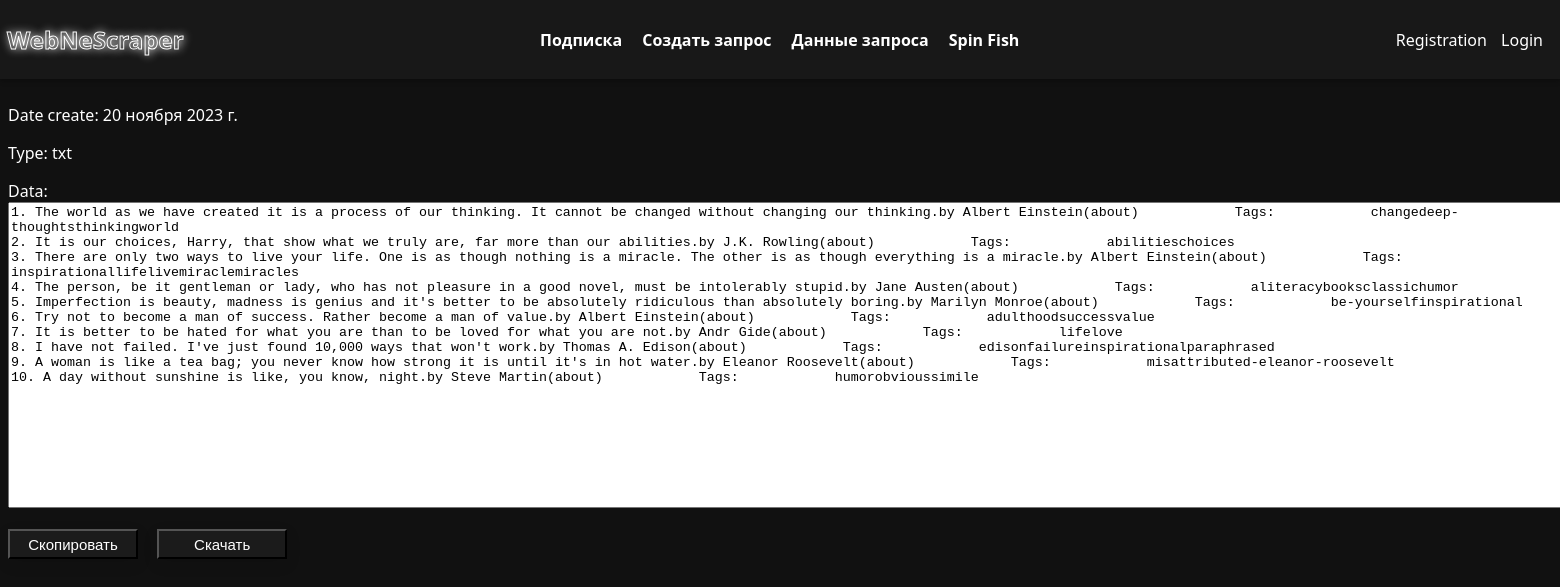
Screenshot of /auths/detail_data_req/15/ with the database file from the repository.
### apps/auths/models.py (models this page shows)
class DataPageRequest(models.Model):
    user = models.ForeignKey(to=CastomUser, verbose_name='пользователь', on_delete=models.CASCADE)
    name = models.CharField(verbose_name='название', max_length=200, null=True, blank=True)
    data = models.CharField(verbose_name="данные", max_length=1000)
    file = models.FileField(verbose_name='данные', upload_to='result_data/page_requests/', null=True, blank=True)
    content_type = models.CharField(verbose_name='тип контента', max_length=10, default='')
    date_create = models.DateField(verbose_name='дата создания', auto_now_add=True, blank=True, null=True)

### apps/auths/views.py (the view)
# urls.py: path('detail_data_req/<int:item_id>/', detail_data_requests, name='detail_data_req'),
def detail_data_requests(req: HttpRequest, item_id: int) -> HttpResponse:
    context: dict = {}
    try:
        data_req_item = DataPageRequest.objects.get(pk=item_id)
    except DataPageRequest.DoesNotExist as e:
        raise Http404(e)
    context['data_req_item'] = data_req_item
    return render(req, 'detail_data_req.html', context)

### apps/auths/templates/detail_data_req.html (shortened to what this page needs)
{% extends 'base.html' %}
{% load static %}
{% block styles %}
    <link rel="stylesheet" href="{% static 'css/base_header.css' %}?v={{ last_modified_time }}">
{% endblock %}
{% block content %}
    <form method="post" action="{% url 'save_page_data' data_req_item.id %}">
        <p>Date create: {{ data_req_item.date_create }}</p>
        <p>Type: {{ data_req_item.content_type }}</p>
        <p name="result_data">
            Data: <br>
            <textarea name="" id="rData" cols="200" rows="20">{{ data_req_item.data }}</textarea>
        </p>
        <button id="copyButton">Скопировать</button>
        <input type="submit" value="Скачать">
    </form>
{% endblock %}

### apps/auths/templates/detail_data_req.html (style rules this page uses)
body { color: #fff; background: #111; font-family: 'Segoe UI', Tahoma, Geneva, Verdana, sans-serif; }
button, input[type="submit"] { width: 130px; height: 30px; color: #fff; background: rgba(65, 65, 65, 0.2); box-shadow: 0 5px 15px rgba(0, 0, 0, 0.1); font-size: 15px; }
input[type="submit"] { margin-left: 15px; }

### apps/main/templates/base.html (style rules this page uses)
body { font-family: 'Segoe UI', Tahoma, Geneva, Verdana, sans-serif; padding-top: 80px; overscroll-behavior: none; }

### rows the page displays
DataPageRequest: date_create "20 ноября 2023 г.", content_type "txt", data "1. The world as we have created it is a process of our thinking. It cannot be changed without changing our thinking.by Albert Einstein(about) Tags: changedeep-thoughtsthinkingworld 2. It is our choices, Harry, that show what we truly are, far more than our abilities.by J.K. Rowling(about) Tags: abilitieschoices 3. There are only two ways to live your life. One is as though nothing is a miracle. The other is as though everything is a miracle.by Albert Einstein(about) Tags: inspirationallifelivemiraclemiracles 4. The person, be it gentleman or lady, who has not pleasure in a good novel, must be intolerably stupid.by Jane Austen(about) Tags: aliteracybooksclassichumor 5. Imperfection is…"
